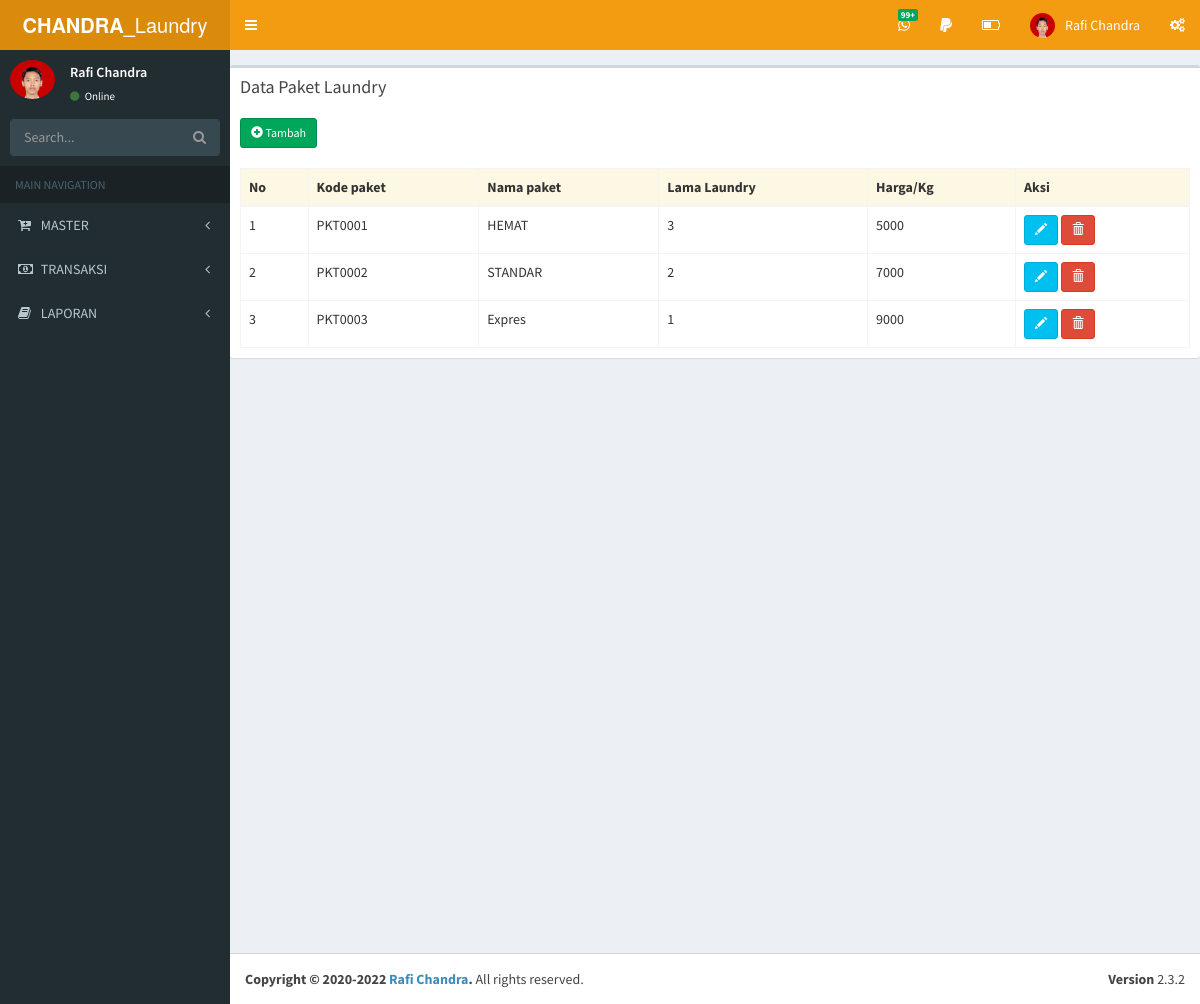
The app's page /beranda/beranda.php?p=datapaket with its own data.
### tables this page shows
CREATE TABLE `paket` (
  `kdpaket` char(20) NOT NULL,
  `namapaket` varchar(30) DEFAULT NULL,
  `lama` int(11) DEFAULT NULL,
  `harga` double DEFAULT NULL,
  PRIMARY KEY (`kdpaket`)
);

### beranda/data/datapaket.php (the view, shortened to what this page needs)
<div class="col-xs-12">
<div class="box">
 <div class="box-header">
    <h3 class="box-title">Data Paket Laundry</h3>
 </div>
    <div class="box-body">
        <table id="judul" class="table table-bordered table-striped">
        <thead>
 <?php
    $sql_view = mysql_query("SELECT * FROM paket ORDER BY kdpaket ASC");
 ?>
 <a href="beranda.php?p=formtambahpaket" class="btn btn-success btn-sm btnTambah"><i class="glyphicon glyphicon-plus-sign"></i> Tambah</a>
    <br /><br />
    <table id="datapaket" name="datapaket" class="table table-bordered table-hover">
 <thead>
    <tr class="bg-warning">
        <th>No</th>
        <th>Kode paket</th>
        <th>Nama paket</th>
        <th>Lama Laundry</th>
        <th>Harga/Kg</th>
        <th>Aksi</th>
    </tr>
 </thead>
 <tbody>
    <?php
        $nomor = 1;
        while ($data = mysql_fetch_array($sql_view)) {
    ?>
 <tr>
    <td><?php echo $nomor ?></td>
    <td><?php echo $data['kdpaket'] ?></td>
    <td><?php echo $data['namapaket'] ?></td>
    <td><?php echo $data['lama'] ?></td>
    <td><?php echo $data['harga'] ?></td>
    <td>
    <a href="beranda.php?p=formeditpaket&kdpaket=<?php echo $data['kdpaket'] ?>" class="btn btn-info btn-sm"><i class="glyphicon glyphicon-pencil"></i></a>
    <a href="beranda.php?p=proseshapuspaket&kdpaket=<?php echo $data['kdpaket'] ?>" onclick="pesan = confirm('Yakin data di hapus?');
    if (pesan) return true; else return false;" class="btn btn-danger btn-sm"><span class="glyphicon glyphicon-trash" aria-hidden="true"></span></a>
    </td>
 </tr>
 <?php
 $nomor++;
    }
 ?>
 </tbody>
 </table>
 </div>
 </div>
</div>

### beranda/beranda.php (shortened to what this page needs)
<!DOCTYPE html>
<html>
<head>
  <link rel="stylesheet" href="bootstrap/css/bootstrap.min.css">
  <link rel="stylesheet" href="https://maxcdn.bootstrapcdn.com/font-awesome/4.4.0/css/font-awesome.min.css">
  <link rel="stylesheet" href="https://code.ionicframework.com/ionicons/2.0.1/css/ionicons.min.css">
  <link rel="stylesheet" href="dist/css/AdminLTE.min.css">
  <link rel="stylesheet" href="dist/css/skins/_all-skins.min.css">
  <link rel="stylesheet" href="plugins/iCheck/flat/blue.css">
  <link rel="stylesheet" href="plugins/morris/morris.css">
  <link rel="stylesheet" href="plugins/jvectormap/jquery-jvectormap-1.2.2.css">
  <link rel="stylesheet" href="plugins/datepicker/datepicker3.css">
  <link rel="stylesheet" href="plugins/daterangepicker/daterangepicker-bs3.css">
  <link rel="stylesheet" href="plugins/bootstrap-wysihtml5/bootstrap3-wysihtml5.min.css">
</head>
<body class="hold-transition skin-yellow sidebar-mini">
<div class="wrapper">
  <header class="main-header">
    <a href="beranda.php" class="logo">
      <span class="logo-lg"><b>CHANDRA_</b>Laundry</span>
    </a>
    <nav class="navbar navbar-static-top" role="navigation">
      <a href="#" class="sidebar-toggle" data-toggle="offcanvas" role="button">
      </a>
      <div class="navbar-custom-menu">
        <ul class="nav navbar-nav">
          <li class="dropdown messages-menu">
            <a href="#" class="dropdown-toggle" data-toggle="dropdown">
              <i class="fa fa-whatsapp"></i>
              <span class="label label-success">99+</span>
            </a>
          </li>
          <li class="dropdown notifications-menu">
            <a href="#" class="dropdown-toggle" data-toggle="dropdown">
              <i class="fa fa-paypal"></i>
            </a>
          <li class="dropdown tasks-menu">
            <a href="#" class="dropdown-toggle" data-toggle="dropdown">
              <i class="fa fa-battery-half"></i>
            </a>
          </li>
          <li class="dropdown user user-menu">
            <a href="#" class="dropdown-toggle" data-toggle="dropdown">
              <img src="dist/img/pp.jpg" class="user-image" alt="User Image">
              <span class="hidden-xs">Rafi Chandra</span>
            </a>
          </li>
          <li>
            <a href="#" data-toggle="control-sidebar"><i class="fa fa-gears"></i></a>
          </li>
        </ul>
      </div>
    </nav>
  </header>
  <aside class="main-sidebar">
    <section class="sidebar">
      <div class="user-panel">
        <div class="pull-left image">
          <img src="dist/img/pp.jpg" class="img-circle" alt="User Image">
        </div>
        <div class="pull-left info">
          <p>Rafi Chandra</p>
          <a href="#"><i class="fa fa-circle text-success"></i> Online</a>
        </div>
      </div>
      <form action="#" method="get" class="sidebar-form">
        <div class="input-group">
          <input type="text" name="q" class="form-control" placeholder="Search...">
              <span class="input-group-btn">
                <button type="submit" name="search" id="search-btn" class="btn btn-flat"><i class="fa fa-search"></i>
                </button>
              </span>
        </div>
      </form>
      <ul class="sidebar-menu">
        <li class="header">MAIN NAVIGATION</li>
        <li class="treeview">
          <a href="#">
            <i class="fa fa-cart-plus"></i> <span>MASTER</span> <i class="fa fa-angle-left pull-right"></i>
          </a>
        </li>
        <li class="treeview">
          <a href="#">
            <i class="fa fa-money" aria-hiden="true"></i> <span>TRANSAKSI</span> <i class="fa fa-angle-left pull-right"></i>
          </a>
        </li>
        <li class="treeview">
          <a href="#">
            <i class="fa fa-book"></i> <span>LAPORAN</span> <i class="fa fa-angle-left pull-right"></i>
          </a>
        </li>
    </section>
  </aside>
  <div class="content-wrapper">
    <section class="content-header">
      <ol class="breadcrumb">
        <li><a href="#"><i class="fa fa-dashboard"></i> Home</a></li>
        <li class="active">Dashboard</li>
      </ol>
    </section>
    <div class="row">
    <?php
      $pages_dir='data';
      if(!empty($_GET['p'])){
        $pages = scandir($pages_dir,0);
        unset($pages[0], $pages[1]);
        $p = $_GET['p'];
        if(in_array($p.'.php', $pages)){
          include($pages_dir.'/'.$p.'.php');
        } else {
          echo 'Halama Tidak ditemukan! :(';
        }
      } else {
      }
    ?>
  </div>
  </div>
  <footer class="main-footer">
    <div class="pull-right hidden-xs">
      <b>Version</b> 2.3.2
    </div>
    <strong>Copyright &copy; 2020-2022 <a href="http://almsaeedstudio.com">Rafi Chandra</a>.</strong> All rights
    reserved.
  </footer>
</div>
</body>
</html>

### records on screen
paket: kdpaket "PKT0001", namapaket "HEMAT", lama "3", harga "5000"
paket: kdpaket "PKT0002", namapaket "STANDAR", lama "2", harga "7000"
paket: kdpaket "PKT0003", namapaket "Expres", lama "1", harga "9000"
